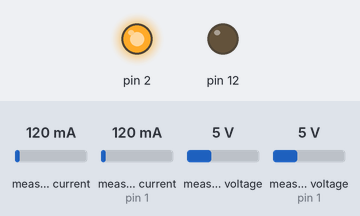
Bench run of a sketch on a simulated Arduino Uno, built with avr-gcc and run on an emulated ATmega328P. Parts: output pins drawn as LEDs (lit = HIGH). The inputs (shaded band) are chosen by the test bench; at power-on: measured current 120 mA, measured current (sensor on pin 1) 120 mA, measured voltage 5 V, measured voltage (sensor on pin 1) 5 V. The local clock reads 2024-03-15 10:24:30 at power-on unless the sketch sets it; storage starts empty; what the sketch prints to the serial monitor is not drawn.

Above: at 1.5 s.
At 4.0 s:
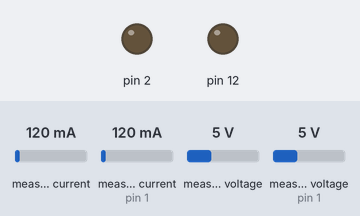
Timing chart, 0 to 7.6 s (numbered marks = the images above):
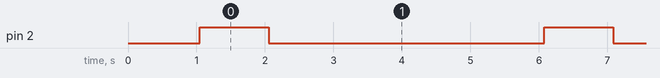

The sketch:

sketch_data_logger.ino
```cpp
#include <Wire.h>
#include <Adafruit_INA219.h>
Adafruit_INA219 ina219_A;
Adafruit_INA219 ina219_B(0x041);


float voltage_A, current_A, power_A, energy_A;
float voltage_B, current_B, power_B, energy_B;
uint32_t timer = 0;
#include <SD.h>
#include <SPI.h>
#include <DS3231.h>

File myFile;
RTClib rtc;

int pinCS = 10; // Pin 10 on Arduino Uno

void setup() {
  pinMode(12, OUTPUT);
  pinMode(2, OUTPUT);
    Serial.begin(115200);
  // SD Card Initialization
  if (SD.begin())
  {
    Serial.println("SD card is ready to use.");
  } else
  {
    Serial.println("SD card initialization failed");
    return;
  }
  Wire.begin();

 ina219_A.begin();
  ina219_B.begin();
  delay(1000);
}

void loop() {

  DateTime now = rtc.now();

 voltage_A = ina219_A.getBusVoltage_V() + ina219_A.getShuntVoltage_mV() * 1e-3;
  current_A = ina219_A.getCurrent_mA();
  power_A = ina219_A.getPower_mW();
  energy_A = energy_A + power_A * (millis() - timer) * (2.77778e-7);

  voltage_B = ina219_B.getBusVoltage_V() + ina219_B.getShuntVoltage_mV() * 1e-3;
  current_B = ina219_B.getCurrent_mA();
  power_B = ina219_B.getPower_mW();
  energy_B = energy_B + power_B * (millis() - timer) * (2.77778e-7);

  timer = millis();
  String message =
        String(now.hour(), DEC) +
  "," + String(now.minute(), DEC) +
  "," + String(now.second(), DEC) +
  "," + String(voltage_A) +
  "," + String(power_A) +
  "," + String(current_A) +
  "," + String(energy_A) +
  "," + String(voltage_B) +
  "," + String(current_B) +
  "," + String(power_B) +
  "," + String(energy_B);


  Serial.print("POST data to SD card:" );
  Serial.println(message);


  myFile = SD.open("probe0.txt", FILE_WRITE);

  if (myFile) {
     digitalWrite(2, 1);
    myFile.println(message);
    myFile.close();


}  else {
    Serial.println("error opening test.txt");
  }
  delay(1000);
  digitalWrite(2, 0);
  delay(4000);
}
```

Measured:
- by itself, pin 2: alternates HIGH for 1.0 s and LOW for 4.0 s
